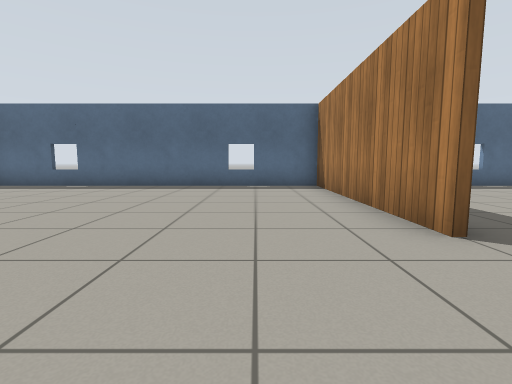
[1] (above)

19 first-person views from a walk through a Gazebo world. The camera is 0.72 m above the floor, tilts 6° down and sees 85° across. The floor is counted in squares, 1 m on a side. Each view is taken from the middle of a square. On the plan, view 1 faces up. The plan holds only what a view shows up to about 10 squares ahead; the rest is blank. Gazebo's built-in surfaces are drawn with simple patterns.

[2]
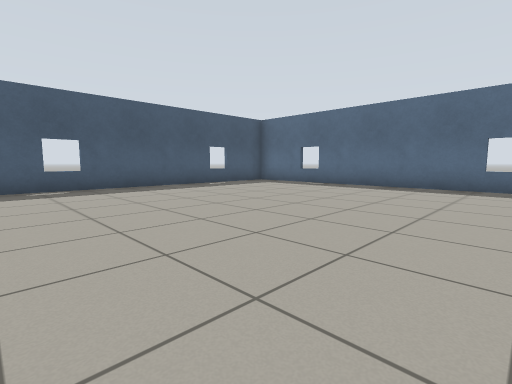

[3]
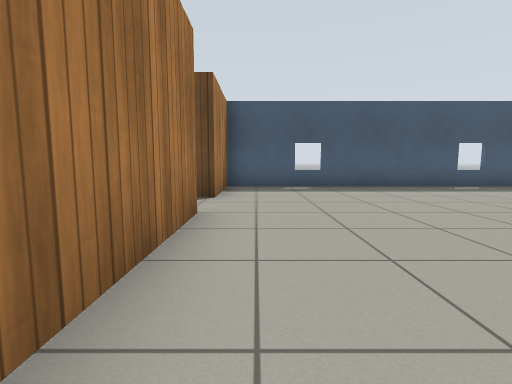

[4]
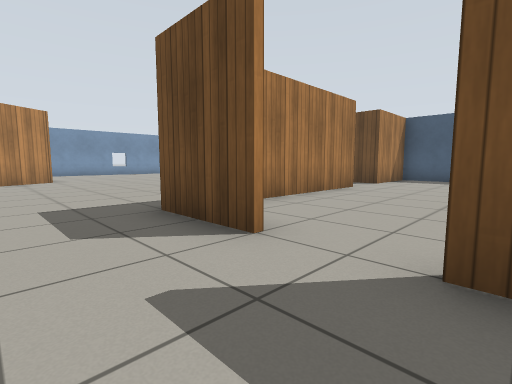

[5]
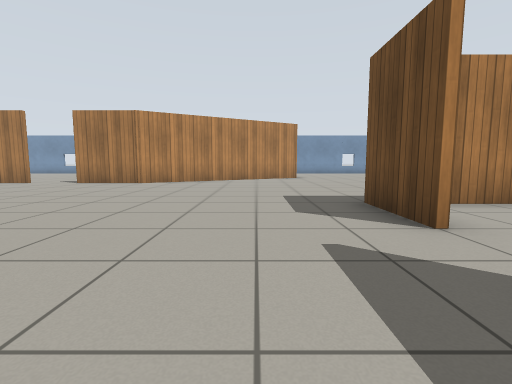

[6]
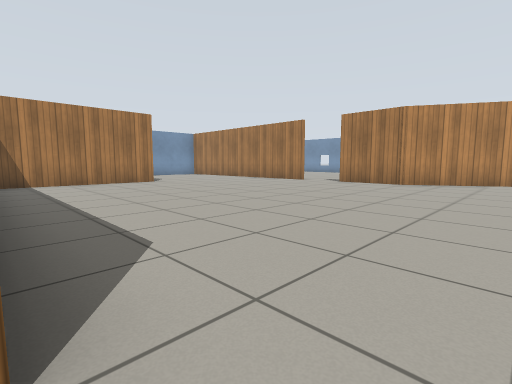

[7]
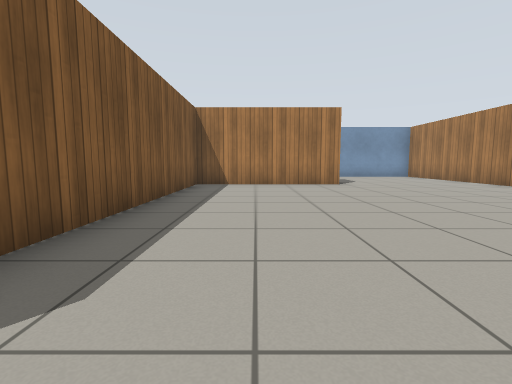

[8]
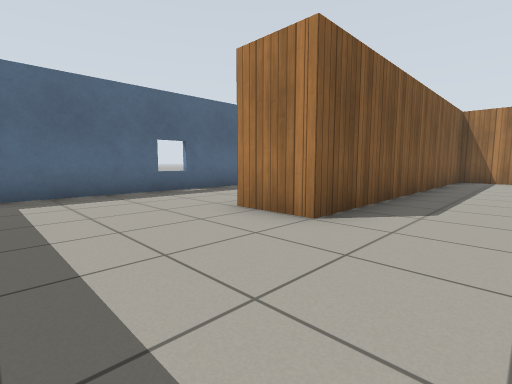

[9]
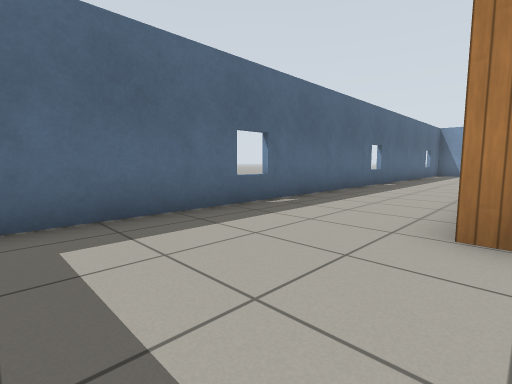

[10]
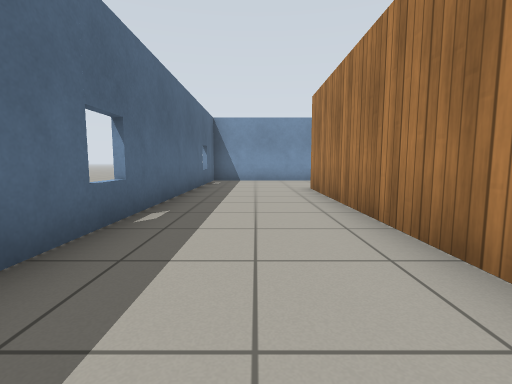

[11]
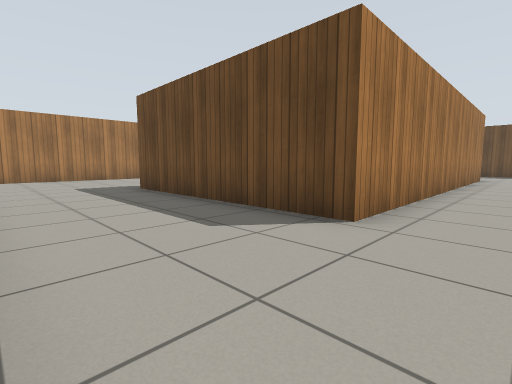

[12]
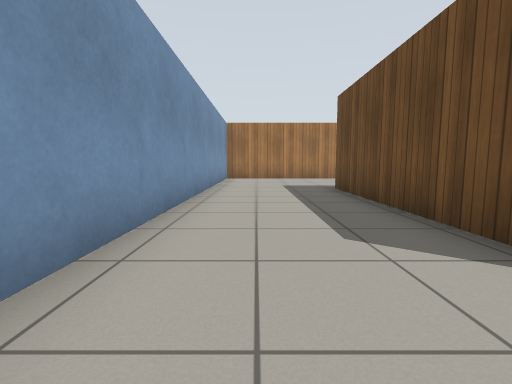

[13]
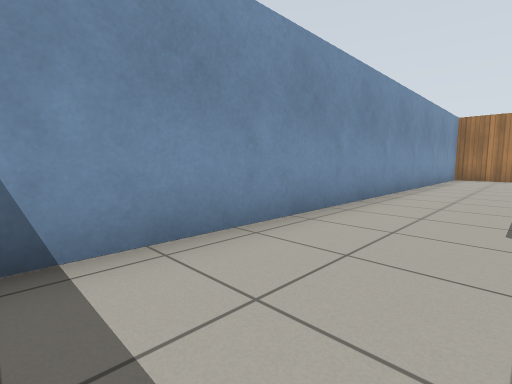

[14]
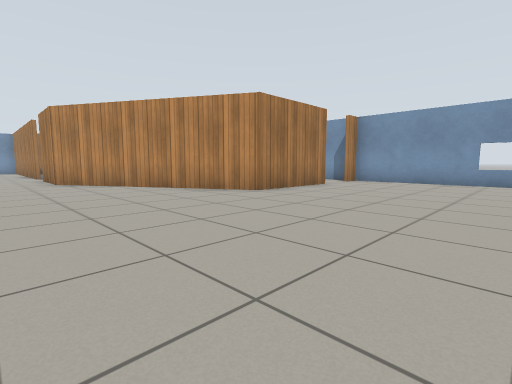

[15]
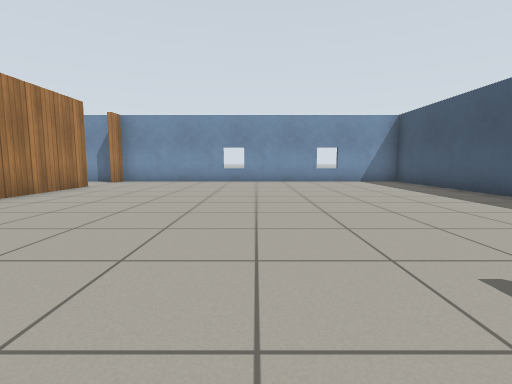

[16]
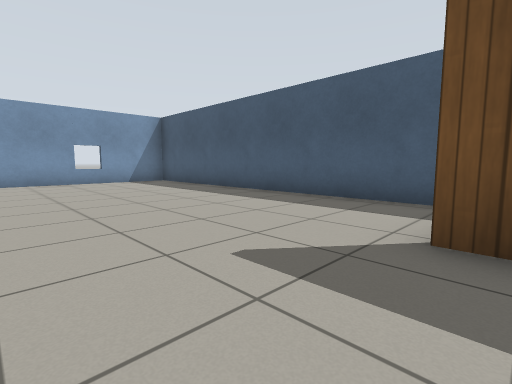

[17]
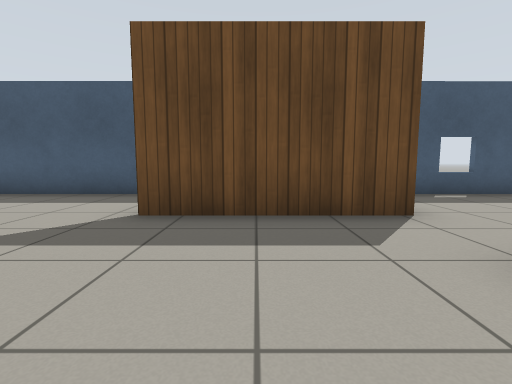

[18]
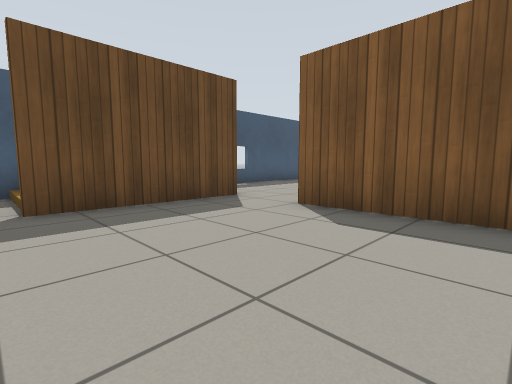

[19]
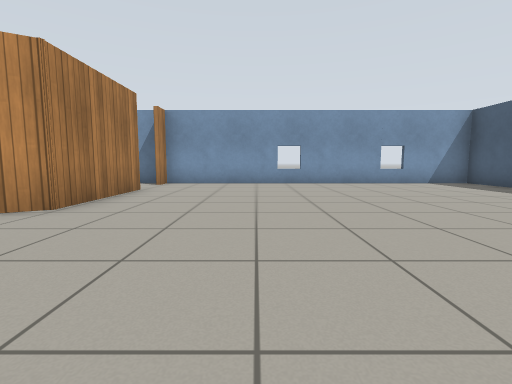

### Floor plan
Points are (right, up) in squares from view 1. A wall is a line through its corners. A room is listed if a view was taken in it or the views show most of it. See-through windows are left out.
Room 1 (views 1, 2, 3)
walls: (-4, -0.8) (0.6, -0.8); (-8.4, 7.7) (-8.4, -0.8) (-5.7, -0.8); (1.9, 2.6) (1.9, 8.7) (-8, 8.7)
ways out: opening at (-4.5, -1) to room 2; opening at (2, 2) to room 2
Room 2 (views 4, 5, 6, 7, 8, 9, 10, 11, 12, 13, 14, 15, 16, 17, 18, 19)
walls: (2, 1.1) (2, -1); (12, -5.8) (13, -5.8); (-1.1, -1) (-4, -1); (7.1, 5.5) (16.8, 5.5) (16.8, -0.9); (14.5, -5.8) (16.2, -5.8); (15.3, -0.9) (15.3, 4) (6, 4) (6, 5.5); (2.1, -12.5) (2.1, -9.3) (8.1, -5.8) (10.4, -5.8); (-5.7, -2) (-5.7, -4.6); (20.3, -4) (20.3, 8); (-8.4, -4.4) (-8.4, -14.7) (2.1, -14.7); (19.1, 8.7) (1.9, 8.7)
ways out: opening at (-4.5, -1) to room 1; opening at (2, 2) to room 1; opening at (2, -13.5); opening at (11.5, -6); opening at (19.5, -4.5)

Where each view was taken, in squares from view 1:
view 1: 0 up, 0 right, facing up
view 2: 0 up, 0 right, facing up-left
view 3: 0 up, 0 right, facing left
view 4: 3 up, 4 right, facing down-left
view 5: 4 up, 4 right, facing down
view 6: 4 up, 5 right, facing down-right
view 7: 2 up, 6 right, facing right
view 8: 2 up, 3 right, facing up-right
view 9: 5 up, 3 right, facing up-right
view 10: 7 up, 9 right, facing right
view 11: 7 up, 20 right, facing down-left
view 12: 7 up, 19 right, facing down
view 13: 8 up, 18 right, facing down-right
view 14: 4 down, 3 left, facing down-right
view 15: 4 down, 3 left, facing down
view 16: 4 down, 3 left, facing down-left
view 17: 3 down, 2 left, facing left
view 18: 5 down, 1 left, facing up-left
view 19: 5 down, 1 left, facing down
